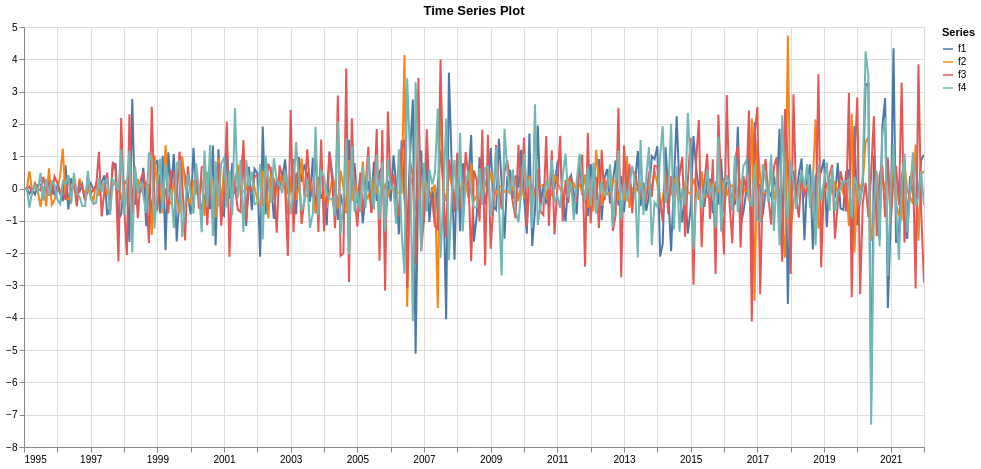

Write notebook code for a chart like this one.
### Code cell
eda.plot_time_series_altair(factors)

### Figure 1 — Vega specification as saved in the notebook (floating-point values rounded to 4 significant figures; data arrays with more than 128 entries replaced by an {"elided": "..."} marker saying what was removed)
{"$schema": "https://vega.github.io/schema/vega/v5.json", "data": [{"name": "param_5_store"}, {"name": "param_6_store"}, {"name": "source_0", "values": {"elided": "1300 records"}, "transform": [{"type": "formula", "expr": "toDate(datum['Date'])", "as": "Date"}]}, {"name": "source_0_y_domain_Value", "values": [{"min": -7.313, "max": 4.733}]}, {"name": "source_0_color_domain_Variable", "values": [{"Variable": "f1"}, {"Variable": "f2"}, {"Variable": "f3"}, {"Variable": "f4"}]}], "signals": [{"name": "unit", "value": {}, "on": [{"events": "pointermove", "update": "isTuple(group()) ? group() : unit"}]}, {"name": "param_5_Variable_legend", "value": null, "on": [{"events": [{"source": "view", "markname": "Variable_legend_symbols", "type": "click"}, {"source": "view", "markname": "Variable_legend_labels", "type": "click"}, {"source": "view", "markname": "Variable_legend_entries", "type": "click"}], "update": "isDefined(datum.value) ? datum.value : item().items[0].items[0].datum.value", "force": true}, {"events": [{"source": "view", "type": "click"}], "update": "!event.item || !datum ? null : param_5_Variable_legend", "force": true}]}, {"name": "param_5", "update": "vlSelectionResolve(\"param_5_store\", \"union\", true, true)"}, {"name": "param_6", "update": "vlSelectionResolve(\"param_6_store\", \"union\")"}, {"name": "param_5_tuple", "update": "param_5_Variable_legend !== null ? {fields: param_5_tuple_fields, values: [param_5_Variable_legend]} : null"}, {"name": "param_5_tuple_fields", "value": [{"type": "E", "field": "Variable"}]}, {"name": "param_5_toggle", "value": false, "on": [{"events": {"merge": [{"source": "view", "type": "click"}]}, "update": "true"}]}, {"name": "param_5_modify", "on": [{"events": {"signal": "param_5_tuple"}, "update": "modify(\"param_5_store\", param_5_toggle ? null : param_5_tuple, param_5_toggle ? null : true, param_5_toggle ? param_5_tuple : null)"}]}, {"name": "param_6_Date", "on": [{"events": [{"source": "view", "type": "dblclick"}], "update": "null"}, {"events": {"signal": "param_6_translate_delta"}, "update": "panLinear(param_6_translate_anchor.extent_x, -param_6_translate_delta.x / width)"}, {"events": {"signal": "param_6_zoom_delta"}, "update": "zoomLinear(domain(\"x\"), param_6_zoom_anchor.x, param_6_zoom_delta)"}]}, {"name": "param_6_Value", "on": [{"events": [{"source": "view", "type": "dblclick"}], "update": "null"}, {"events": {"signal": "param_6_translate_delta"}, "update": "panLinear(param_6_translate_anchor.extent_y, param_6_translate_delta.y / height)"}, {"events": {"signal": "param_6_zoom_delta"}, "update": "zoomLinear(domain(\"y\"), param_6_zoom_anchor.y, param_6_zoom_delta)"}]}, {"name": "param_6_tuple", "on": [{"events": [{"signal": "param_6_Date || param_6_Value"}], "update": "param_6_Date && param_6_Value ? {unit: \"\", fields: param_6_tuple_fields, values: [param_6_Date,param_6_Value]} : null"}]}, {"name": "param_6_tuple_fields", "value": [{"field": "Date", "channel": "x", "type": "R"}, {"field": "Value", "channel": "y", "type": "R"}]}, {"name": "param_6_translate_anchor", "value": {}, "on": [{"events": [{"source": "scope", "type": "pointerdown"}], "update": "{x: x(unit), y: y(unit), extent_x: domain(\"x\"), extent_y: domain(\"y\")}"}]}, {"name": "param_6_translate_delta", "value": {}, "on": [{"events": [{"source": "window", "between": [{"source": "scope", "type": "pointerdown"}, {"source": "window", "type": "pointerup"}], "type": "pointermove", "consume": true}], "update": "{x: param_6_translate_anchor.x - x(unit), y: param_6_translate_anchor.y - y(unit)}"}]}, {"name": "param_6_zoom_anchor", "on": [{"events": [{"source": "scope", "type": "wheel", "consume": true}], "update": "{x: invert(\"x\", x(unit)), y: invert(\"y\", y(unit))}"}]}, {"name": "param_6_zoom_delta", "on": [{"events": [{"source": "scope", "consume": true, "type": "wheel"}], "update": "pow(1.001, event.deltaY * pow(16, event.deltaMode))", "force": true}]}, {"name": "param_6_modify", "on": [{"events": {"signal": "param_6_tuple"}, "update": "modify(\"param_6_store\", param_6_tuple, true)"}]}], "marks": [{"type": "group", "name": "pathgroup", "from": {"facet": {"data": "source_0", "name": "faceted_path_main", "groupby": ["Variable"]}}, "encode": {"update": {"height": {"field": {"signal": null, "datum": null, "group": "height", "parent": null}}, "width": {"field": {"signal": null, "datum": null, "group": "width", "parent": null}}}}, "marks": [{"type": "line", "name": "marks", "from": {"data": "faceted_path_main"}, "sort": {"field": "x"}, "encode": {"update": {"opacity": [{"value": 1, "test": "!length(data(\"param_5_store\")) || vlSelectionTest(\"param_5_store\", datum)"}, {"value": 0.12}], "stroke": {"field": "Variable", "scale": "color"}, "y": {"field": "Value", "scale": "y"}, "tooltip": {"signal": "{\"Date\": timeFormat(datum[\"Date\"], '%b %d, %Y'), \"Variable\": isValid(datum[\"Variable\"]) ? datum[\"Variable\"] : \"\"+datum[\"Variable\"], \"Value\": format(datum[\"Value\"], \"\")}"}, "x": {"field": "Date", "scale": "x"}, "defined": {"signal": "isValid(datum[\"Date\"]) && isFinite(+datum[\"Date\"]) && isValid(datum[\"Value\"]) && isFinite(+datum[\"Value\"])"}}}, "style": ["line"], "clip": true, "interactive": true}]}], "scales": [{"name": "x", "type": "time", "domain": {"data": "source_0", "field": "Date"}, "range": [0, {"signal": "width"}], "domainRaw": {"signal": "param_6[\"Date\"]"}}, {"name": "y", "type": "linear", "domain": [{"signal": "(data(\"source_0_y_domain_Value\")[0] || {}).min"}, {"signal": "(data(\"source_0_y_domain_Value\")[0] || {}).max"}], "range": [{"signal": "height"}, 0], "zero": true, "domainRaw": {"signal": "param_6[\"Value\"]"}, "nice": true}, {"name": "color", "type": "ordinal", "domain": {"data": "source_0_color_domain_Variable", "field": "Variable", "sort": true}, "range": "category"}], "axes": [{"scale": "x", "grid": true, "ticks": false, "gridScale": "y", "zindex": 0, "domain": false, "maxExtent": 0, "labels": false, "tickCount": {"signal": "ceil(width/40)"}, "orient": "bottom", "minExtent": 0, "aria": false}, {"scale": "y", "aria": false, "orient": "left", "maxExtent": 0, "minExtent": 0, "zindex": 0, "gridScale": "x", "grid": true, "ticks": false, "tickCount": {"signal": "ceil(height/40)"}, "domain": false, "labels": false}, {"scale": "x", "labelOverlap": true, "zindex": 0, "grid": false, "orient": "bottom", "tickCount": {"signal": "ceil(width/40)"}, "labelFlush": true}, {"scale": "y", "zindex": 0, "orient": "left", "tickCount": {"signal": "ceil(height/40)"}, "grid": false, "labelOverlap": true}], "title": {"text": "Time Series Plot", "frame": "group"}, "height": 420, "style": "cell", "width": 900, "background": "white", "padding": 5, "legends": [{"title": "Series", "stroke": "color", "symbolType": "stroke", "encode": {"labels": {"name": "Variable_legend_labels", "interactive": true, "update": {"opacity": [{"test": "(!length(data(\"param_5_store\")) || (param_5[\"Variable\"] && indexof(param_5[\"Variable\"], datum.value) >= 0))", "value": 1}, {"value": 0.35}]}}, "symbols": {"name": "Variable_legend_symbols", "interactive": true, "update": {"opacity": [{"test": "(!length(data(\"param_5_store\")) || (param_5[\"Variable\"] && indexof(param_5[\"Variable\"], datum.value) >= 0))", "value": 1}, {"value": 0.35}]}}, "entries": {"name": "Variable_legend_entries", "interactive": true, "update": {"fill": {"value": "transparent"}}}}}]}
